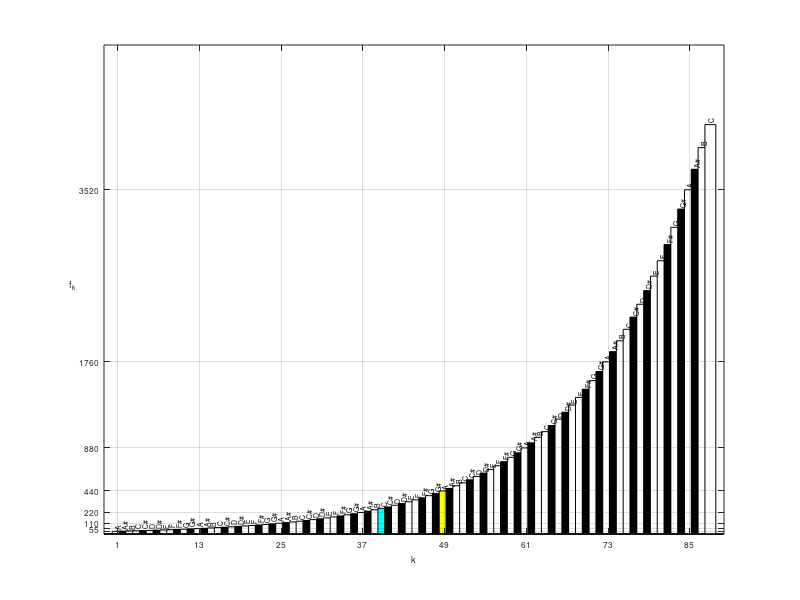
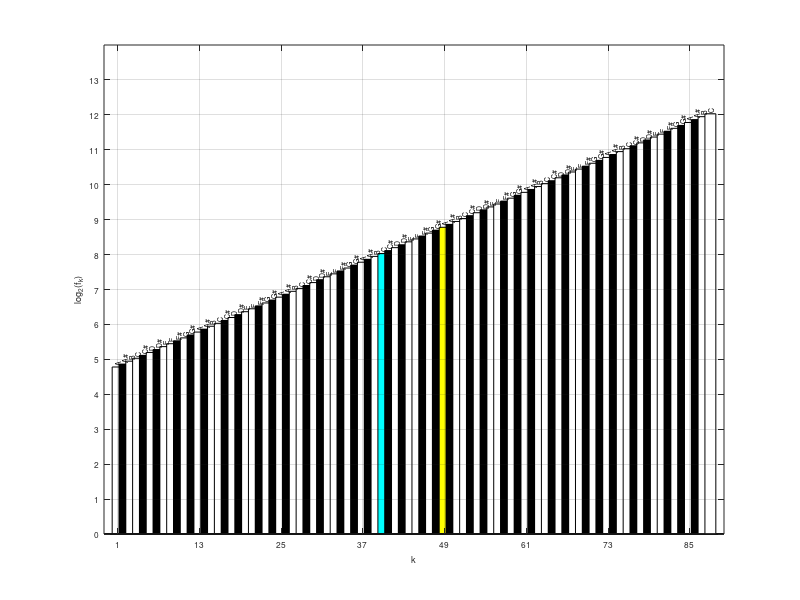
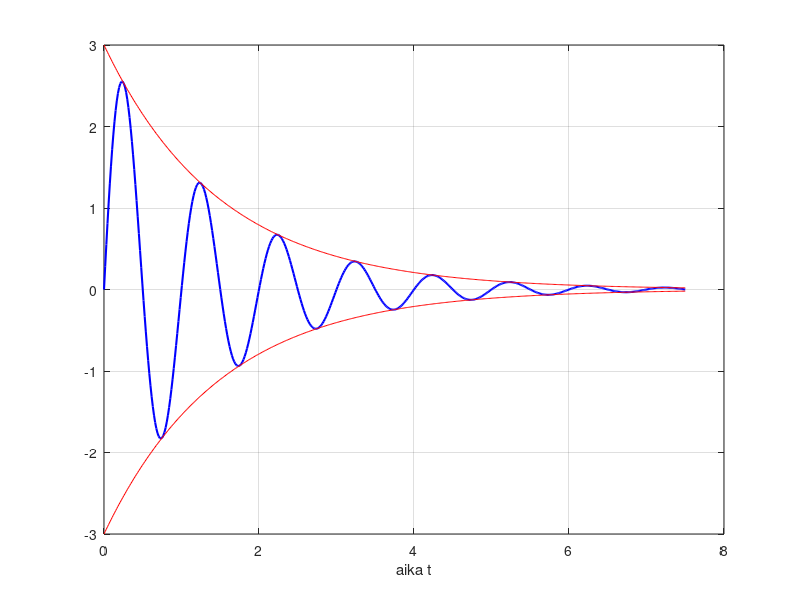

Write MATLAB code to recreate these figures, in order.
%% s.3-4, y=a^x
clear
a=2
xmin=-3
xmax=3
x=xmin:(xmax-xmin)/100:xmax;
y=a.^x;

plot(x,y,'linewidth',1.5)
grid
xlabel('x')
ylabel('y')
title(['y = a^x, a = ',num2str(a)])

%% s.9-10, y=lg(x)
xmin=10^-3
xmax=10
x=xmin:(xmax-xmin)/1000:xmax;
y=log10(x);

plot(x,y,'linewidth',1.5)
grid



%% s.17-18, logaritminen asteikko 
clear
w0=10 %"vahvistuksen rajataajuus"
w=0:w0/10:10*w0;
%"vahvistus"
K=1./sqrt(1+(w/w0).^2);

figure(1)
plot(w,K)
grid
xlabel('w')
ylabel('K   ','rotation',0)

w=logspace(0,4,100); %w=10^0 ... 10^4, 100 arvoa tasavalein logaritmisella asteikolla
%eli lg(w):t tasavalein 0...4
K=1./sqrt(1+(w/w0).^2);
%vahvistus desibeleina
KdB=20*log10(K);


figure(2)
semilogx(w,KdB) %vaaka-akselilla logaritminen asteikko 
grid
xlabel('w')
ylabel('KdB ','rotation',0)

figure(3)
plot(log10(w),KdB)
grid
xlabel('lg(w)')
ylabel('KdB ','rotation',0)



%% s.19, Eulerin luku e=2.718....
e=exp(1) %exp(x)=e^x
n=1:500;
en=(1+1./n).^n;

plot(n,en)
grid
xlabel('n')
ylabel('(1+1/n)^n')
title(['e = ',num2str(e)])
%% s.23-24 jannite
clear
U0=5
tau=0.5
t=0:tau/100:5*tau;
U1=U0*exp(-t/tau);
U2=U0*(1-exp(-t/tau));

plot(t,U1,'b','linewidth',1.5)
hold 
plot(t,U2,'r','linewidth',1.5)
hold off 
grid
xlabel('aika t')
title(['U_0 = ',num2str(U0),', \tau = ',num2str(tau)])
legend({'purku','lataus'},'fontsize',12)

%% s.31-32, lampotila
clear
T0=50
Ty=20
k=1.5
tau=1/k
t=0:tau/100:5*tau;
T=Ty+(T0-Ty)*exp(-k*t);
plot(t,T,'linewidth',1.5)
grid
title(['T_0 = ',num2str(T0),', T_y = ',num2str(Ty),', k = ',num2str(k),', \tau = ',num2str(1/k)])
xlabel('aika t')

%% s.33-34 vaimennettu varahtely
A=3
tau=1.5
w=2*pi
phi=0


t=0:tau/100:5*tau;
y=A*exp(-t/tau).*sin(w*t+phi);
y1=A*exp(-t/tau);

plot(t,y,'b','linewidth',1.5)
hold on
plot(t,y1,'r',t,-y1,'r')
hold off
grid
xlabel('aika t')
%% s.39, piano keyboard frequencies

clear
r=2^(1/12)
f1=440/r^48
k=0:87;
f=f1*r.^k; %taajuudet


varit=ones(1,88); %1 = valkea
varit(2)=2; %2 = musta
for k=1:7
    varit(3+12*(k-1)+[2,4,7,9,11])=2;
end

varit(49)=3; %A = keltainen
varit(40)=4; %C = cyan

colors={'w','k','y','c'}


figure(1)
for k=1:88
bar(k,f(k),colors{varit(k)})
if k==1
    hold on
end
end
hold off
grid
k=-4:4;
yticks(2.^k*440)
set(gca,'yticklabel',{'','55','110','220','440','880','1760','3520'})


notes={'A','A#','B','C','C#','D','D#','E','F','F#','G','G#'}
for k=1:88
    n=mod(k,12); %jakojaannos n/12   
    if n==0
    n=12;
    end
    text(k-0.1,f(k)+20,notes{n},'rotation',90,'fontsize',5) 
end
xlim([-1,90])
xticks(1:12:88)
xlabel('k')
ylabel('f_k','rotation',0)
set(gca,'fontsize',6)
figure(2)
for k=1:88
bar(k,log(f(k))/log(2),colors{varit(k)})
if k==1
    hold on
end
end
hold off
grid

for k=1:88
    n=mod(k,12);    
    if n==0
    n=12;
    end
    text(k-0.1,log(f(k))/log(2)+0.05,notes{n},'rotation',90,'fontsize',5) 
end
xlabel('k')
ylabel('log_2(f_k)')
xlim([-1,90])
xticks(1:12:88)
yticks(0:13)
set(gca,'fontsize',6)